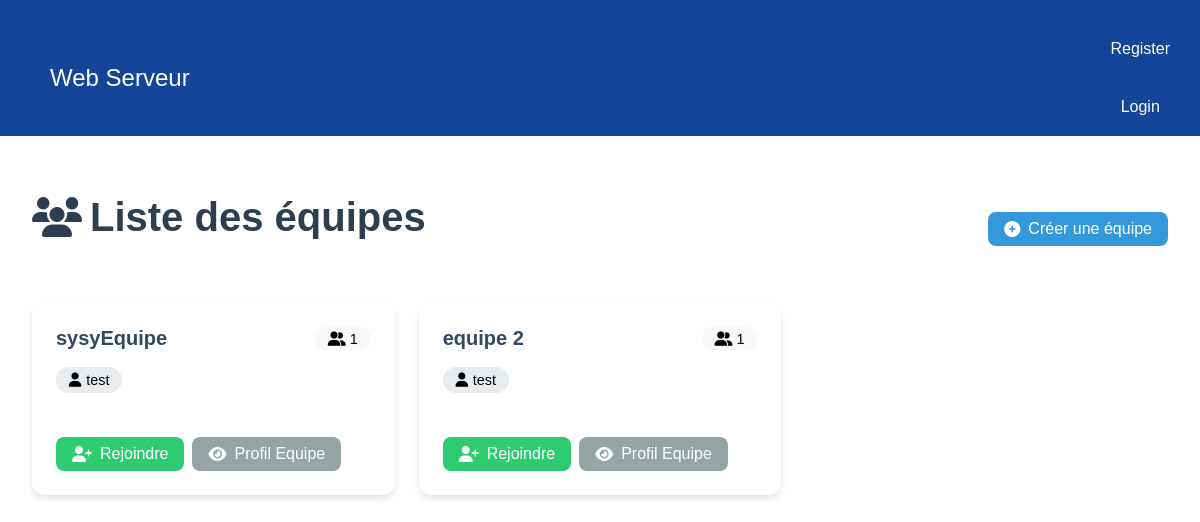
Before: /listTeam/ with the older database file.
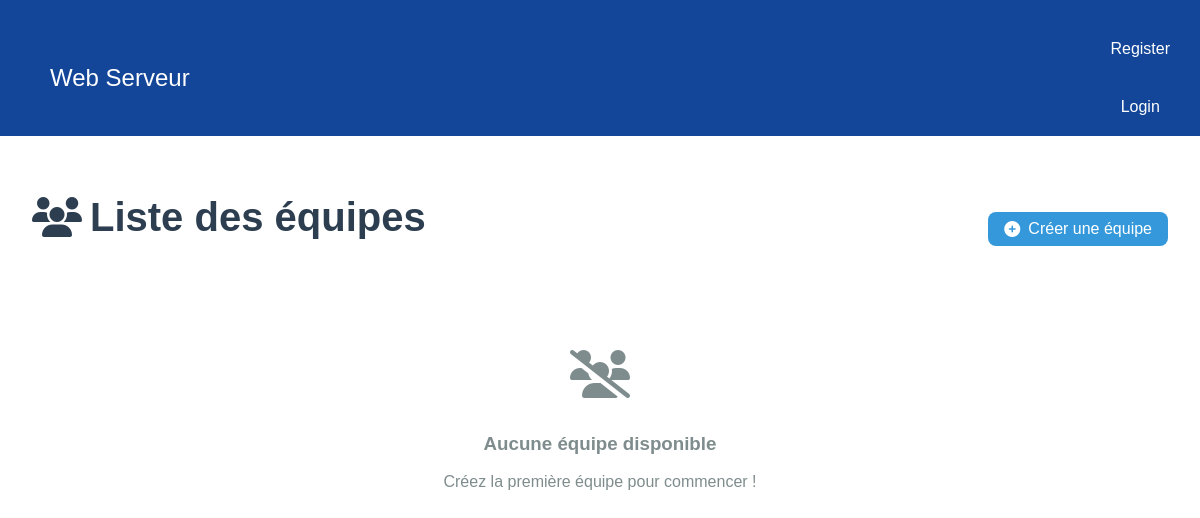
After: the same page with the newer database file.
### tasks/models.py (models this page shows, shortened)
class Team(models.Model):
    name = models.CharField(max_length=200)
    members = models.ManyToManyField('User',related_name="teams")
    task_list = models.ManyToManyField('Task')  # Liste des tâches

class User(AbstractUser):
    USERNAME_FIELD='username'
    description = models.CharField(max_length=200)

### tasks/views.py (the view)
# urls.py: path('listTeam/',views.List_team_view, name='listTeam'),
def List_team_view(request):
    teams =Team.objects.all()
    return render(request,'tasks/List_team.html',{'teams' : teams})

### tasks/templates/tasks/List_team.html (shortened to what this page needs)
<!DOCTYPE html>
<html lang="fr">
<head>
    {% load static %}
    <link rel="stylesheet" href="{% static 'styles.css' %}">
    <link rel="stylesheet" href="https://cdnjs.cloudflare.com/ajax/libs/font-awesome/6.4.0/css/all.min.css">
</head>
<body>
     <nav class="navbar">
        <div class="navbar-left">
            <div class="navbar-right">
                <a href="{% url 'home' %}">Web Serveur</a>
            </div>
        </div>
        <div class="navbar-right">
            {% if user.is_authenticated %}
                <p>Connecté : {{ user.username }}</p>
                <a href="{%url 'logout' %}">Se déconnecter</a>
            {% else %}
                <a href="{% url 'register' %}">Register</a>
                <a href="{% url 'login' %}">Login</a>
            {% endif %}
        </div>
    </nav>
    <div class="team">
        <main class="container team-container">
            <div class="header-section">
                <h1 class="page-title">
                    <i class="fas fa-users"></i> Liste des équipes</h1>
                    <a href="{% url 'createTeam' %}" class="btn btn-primary">
                        <i class="fas fa-plus-circle"></i> Créer une équipe
                    </a>
                </div>
                {% if teams %}
                <div class="team-grid">
            {% for team in teams %}
            <div class="team-card">
                <div class="team-header">
                    <h2 class="team-name">{{ team.name }}</h2>
                    <span class="team-members-count">
                        <i class="fas fa-user-friends"></i> {{ team.members.count }}
                    </span>
                </div>
                <div class="team-members">
                    {% if team.members.all %}
                    {% for member in team.members.all %}
                    <div class="member-badge">
                        <i class="fas fa-user"></i> {{ member.username }}
                    </div>
                    {% endfor %}
                    {% else %}
                    <div class="empty-state">
                        <i class="fas fa-info-circle"></i> Aucun membre
                    </div>
                    {% endif %}
                </div>
                <div class="team-actions">
                    {% if user in team.members.all %}
                    <a href="{% url 'quitTeam' team.id %}" class="btn btn-warning">
                        <i class="fas fa-sign-out-alt"></i> Quitter
                    </a>
                    {% else %}
                    <a href="{% url 'joinTeam' team.id %}" class="btn btn-success">
                        <i class="fas fa-user-plus"></i> Rejoindre
                    </a>
                    {% endif %}
                    <a href="{% url 'teamProfile' team.id %}" class="btn btn-secondary">
                        <i class="fas fa-eye"></i> Profil Equipe
                    </a>
                </div>
            </div>
            {% endfor %}
        </div>
        {% else %}
        <div class="empty-state">
            <i class="fas fa-users-slash"></i>
            <h3>Aucune équipe disponible</h3>
            <p>Créez la première équipe pour commencer !</p>
        </div>
        {% endif %}
    </div>
</body>
</html>

Changed rows visible on the page:
removed Team: name "sysyEquipe", members.count "1", shows "Rejoindre"
no longer on this page (row unchanged): User: username "test"
removed Team: name "equipe 2", members.count "1", shows "Rejoindre"
Other visible differences:
text now shown: "Aucune équipe disponible Créez la première équipe pour commencer !"
